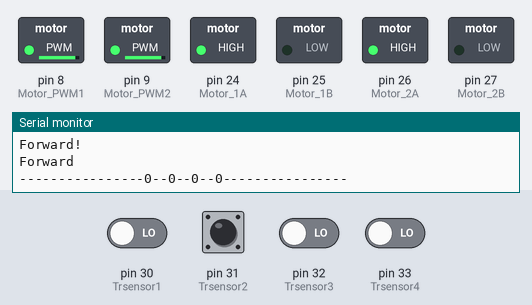
A sketch run on a simulated Arduino Mega 2560, built with avr-gcc and run on an emulated ATmega2560. Shown: switched loads named in the sketch (green lamp = pin HIGH), the last lines printed to the serial monitor. Dashed ring = blinking. The inputs (shaded band) are chosen by the test bench; at power-on: pin 30 (Trsensor1), pin 31 (Trsensor2), pin 32 (Trsensor3), pin 33 (Trsensor4) LOW.

Above: at 1.2 s.
1.3 s: pin 30 (Trsensor1) driven HIGH
At 1.8 s:
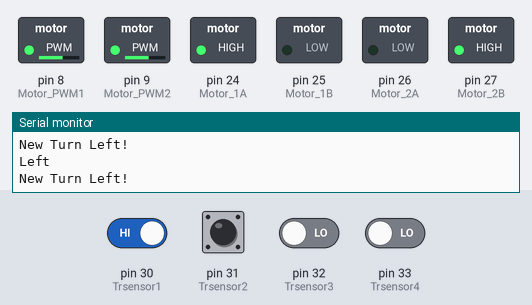
2.9 s: pin 30 (Trsensor1) driven LOW
At 3.3 s:
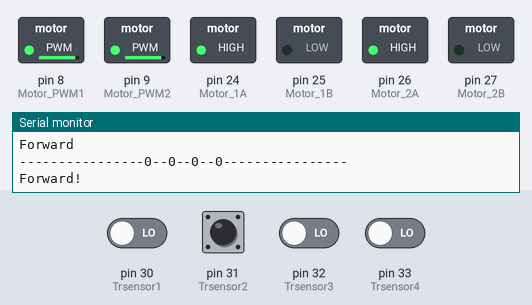
4.4 s: pin 31 (Trsensor2) driven HIGH
At 5.7 s:
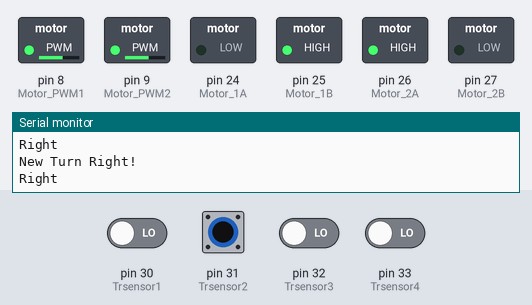
6.0 s: pin 31 (Trsensor2) driven LOW
At 7.1 s:
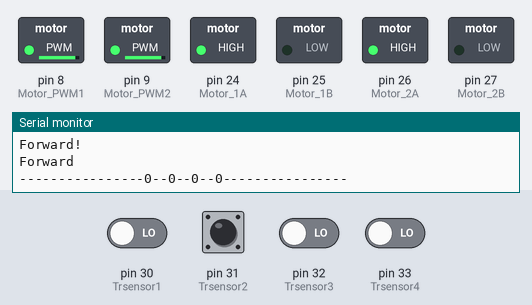
7.5 s: pin 32 (Trsensor3) driven HIGH
At 8.1 s:
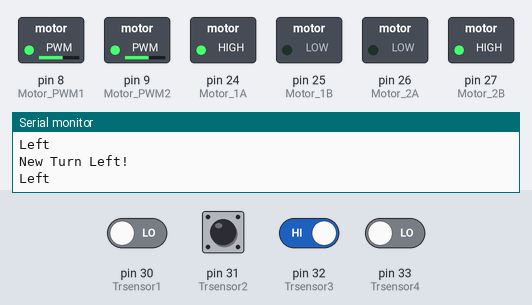
10.5 s: pin 31 (Trsensor2) pulsed HIGH 2 times (0.12 s each, 0.3 s apart)
At 10.79 s:
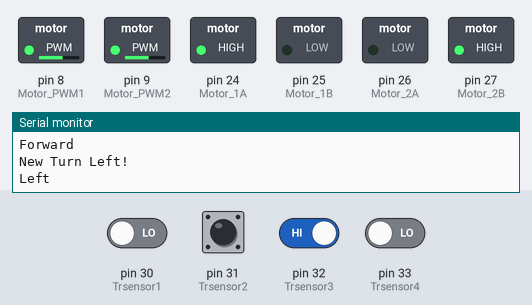
Timing chart, 0 to 13.5 s (numbered marks = the images above; inputs shaded):
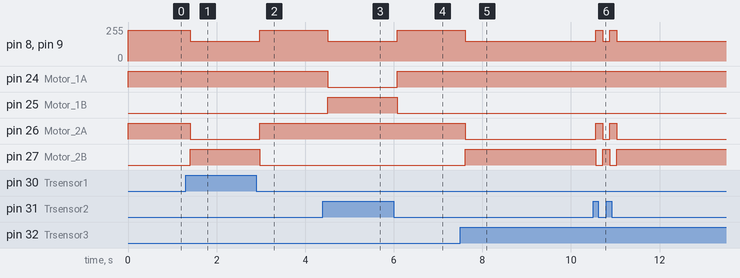

Measured:
- after the input at 1.3 s, pin 8 (Motor_PWM1), pin 9 (Motor_PWM2): 230/255 → 150/255 after 0.10 s; pin 26 (Motor_2A): HIGH → LOW after 0.10 s; pin 27 (Motor_2B): LOW → HIGH after 0.10 s
- after the input at 2.9 s, pin 8 (Motor_PWM1), pin 9 (Motor_PWM2): 150/255 → 230/255 after 0.08 s; pin 26 (Motor_2A): LOW → HIGH after 0.08 s; pin 27 (Motor_2B): HIGH → LOW after 0.08 s
- after the input at 4.4 s, pin 8 (Motor_PWM1), pin 9 (Motor_PWM2): 230/255 → 150/255 after 0.11 s; pin 24 (Motor_1A): HIGH → LOW after 0.11 s; pin 25 (Motor_1B): LOW → HIGH after 0.11 s
- after the input at 6.0 s, pin 8 (Motor_PWM1), pin 9 (Motor_PWM2): 150/255 → 230/255 after 0.08 s; pin 24 (Motor_1A): LOW → HIGH after 0.08 s; pin 25 (Motor_1B): HIGH → LOW after 0.08 s
- after the input at 7.5 s, pin 8 (Motor_PWM1), pin 9 (Motor_PWM2): 230/255 → 150/255 after 0.12 s; pin 26 (Motor_2A): HIGH → LOW after 0.12 s; pin 27 (Motor_2B): LOW → HIGH after 0.12 s
- after the input at 10.5 s, pin 8 (Motor_PWM1), pin 9 (Motor_PWM2): alternates 230/255 for 0.16 s and 150/255 for 0.15 s, 4 changes in all, then stays 150/255, starting after 0.06 s

The sketch:

btcar04.ino
```cpp
/*
  Mega 2560 with L298N , Bluetooth HC-05

 Author: Brucetsao
 */
#define Motorspeed 230
#define Motorspeed2 150
#define Stopspeed 0

const int Motor_PWM1 = 8; // digital pin 5 of Arduino (PWM)
const int Motor_PWM2 = 9;  // digital pin 6 of Arduino (PWM)
const int Motor_1A = 24;     // digital pin 7 of Arduino
const int Motor_1B = 25;     // digital pin 7 of Arduino
const int Motor_2A = 26;     // digital pin 7 of Arduino
const int Motor_2B = 27;     // digital pin 7 of Arduino
char val;  // variable to receive data from the serial port(bluetooth)
int val1;  // variable to receive data from the serial port(bluetooth)
//----define control key
#define forwardkey 70
#define backrwardkey 66
#define leftkey 76
#define rightkey 82
#define stopkey 68

#define Trsensor1 30
#define Trsensor2 31
#define Trsensor3 32
#define Trsensor4 33

int Sensorval1 = 0 ;  // variable to receive data from the Track_Sensor
int Sensorval2 = 0 ;  // variable to receive data from the Track_Sensor
int Sensorval3 = 0 ;  // variable to receive data from the Track_Sensor
int Sensorval4 = 0 ;  // variable to receive data from the Track_Sensor

void setup()
{
  // Start serial communication at 9600 bps
  Serial.begin(9600);
  Serial1.begin(9600);
  //L298N use
  pinMode(Motor_1A, OUTPUT);
  pinMode(Motor_1B, OUTPUT);
  pinMode(Motor_2A, OUTPUT);
  pinMode(Motor_2B, OUTPUT);
   //  Track Sensor use
  pinMode(Trsensor1, INPUT);
  pinMode(Trsensor2, INPUT);
  pinMode(Trsensor3, INPUT);
  pinMode(Trsensor4, INPUT);
  Serial.println("Start here");

}

void loop()
{
   Sensorval1 = digitalRead(Trsensor1) ;
   Sensorval2 = digitalRead(Trsensor2) ;
   Sensorval3 = digitalRead(Trsensor3) ;
   Sensorval4 = digitalRead(Trsensor4) ;
   Serial.print("----------------");
   Serial.print(Sensorval1);
   Serial.print("--");
   Serial.print(Sensorval2);
   Serial.print("--");
   Serial.print(Sensorval3);
   Serial.print("--");
   Serial.print(Sensorval4);
   Serial.println("----------------");

     Motorforward(Motorspeed);
    Serial.println("Forward");

if ((Sensorval1 == 1 || Sensorval3== 1 ) && (Sensorval2 == 0 && Sensorval4== 0 ))
{
    while ((Sensorval1 == 1 || Sensorval3== 1 ) && (Sensorval2 == 0 && Sensorval4== 0 )) {
    //    Serial.println("turn left");
      Motorleft(Motorspeed2);
     Sensorval1 = digitalRead(Trsensor1) ;
     Sensorval2 = digitalRead(Trsensor2) ;
     Sensorval3 = digitalRead(Trsensor3) ;
     Sensorval4 = digitalRead(Trsensor4) ;
         Serial.println("Left");
      delay(20);
    }
   //   Motorstop(Motorspeed) ;
   //   delay(150);
 }

if ((Sensorval2 == 1 || Sensorval4== 1 ) && (Sensorval1 == 0 && Sensorval3== 0 ))
{
    while ((Sensorval2 == 1 || Sensorval4== 1 ) && (Sensorval1 == 0 && Sensorval3== 0 )) {

    //    Serial.println("turn righ");
       Motorright(Motorspeed2);
       Sensorval1 = digitalRead(Trsensor1) ;
       Sensorval2 = digitalRead(Trsensor2) ;
       Sensorval3 = digitalRead(Trsensor3) ;
       Sensorval4 = digitalRead(Trsensor4) ;
               Serial.println("Right");
      delay(20);
     }
  //     Motorstop(Motorspeed) ;
}
      delay(20);

}

void Motorstop(byte motorspeed)
 {
 Serial.println("Stop!");
 RightWheelStop() ;
 LeftWheelStop() ;
 SetSpeed(motorspeed);
 }
void Motorforward(byte motorspeed)
{
  Serial.println("Forward!");

  RightWheelFoward() ;
  LeftWheelFoward() ;
  SetSpeed(motorspeed);
}

void Motorbackward(byte motorspeed)
{
  Serial.println("Backward!");
  RightWheelBackward() ;
  LeftWheelBackward() ;
  SetSpeed(motorspeed);

}
void Motorright(byte motorspeed)
{
  Serial.println("New Turn Right! ");
  LeftWheelFoward() ;
  RightWheelBackward() ;
  SetSpeed(motorspeed);
}

void Motorleft(byte motorspeed)
{
  Serial.println("New Turn Left!");
  RightWheelFoward() ;
  LeftWheelBackward() ;
  SetSpeed(motorspeed);
}

void SetSpeed(byte motorspeed)
{
  analogWrite( Motor_PWM1, motorspeed );
  analogWrite( Motor_PWM2, motorspeed);
}
void RightWheelFoward()
{
  digitalWrite( Motor_1A, HIGH);
  digitalWrite( Motor_1B, LOW);
}
void LeftWheelFoward()
{
  digitalWrite( Motor_2A, HIGH);
  digitalWrite( Motor_2B, LOW);
}


void RightWheelBackward()
{
  digitalWrite( Motor_1A, LOW);
  digitalWrite( Motor_1B, HIGH );
}
void LeftWheelBackward()
{
  digitalWrite( Motor_2A, LOW);
  digitalWrite( Motor_2B, HIGH);
}

void RightWheelStop()
{
  digitalWrite( Motor_1A, LOW);
  digitalWrite( Motor_1B, LOW );
}
void LeftWheelStop()
{
  digitalWrite( Motor_2A, LOW);
  digitalWrite( Motor_2B, LOW);
}
```
